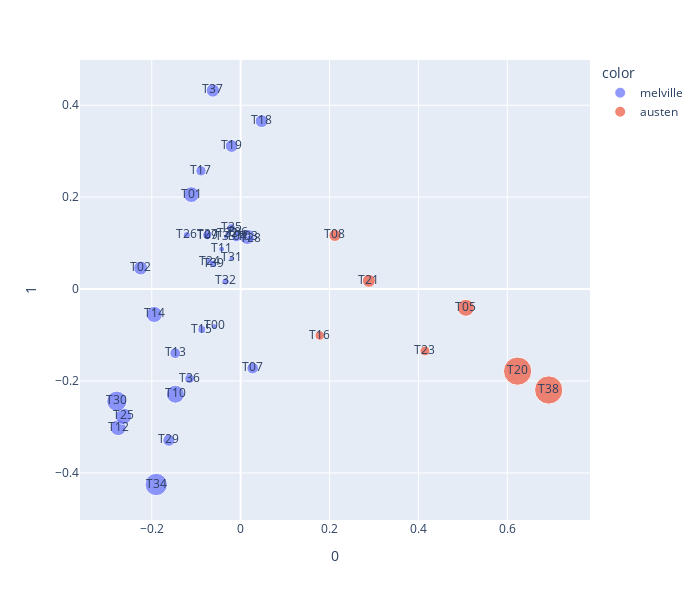

The notebook cell this image was saved under:
### Code cell
px.scatter(THETA_COMPS.reset_index(), 0, 1, 
           size=TOPICS.doc_weight_sum, 
           color=TOPICS.author, 
           text='topic_id', 
           hover_name=TOPICS.label, 
           height=600, width=700)

### Figure 1 — Plotly figure (JSON) as saved in the notebook; plotly's stock layout.template omitted (floating-point values rounded to 4 significant figures)
{"data": [{"hovertemplate": "<b>%{hovertext}</b><br><br>color=melville<br>0=%{x}<br>1=%{y}<br>size=%{marker.size}<br>topic_id=%{text}<extra></extra>", "hovertext": ["T00 passengers, emigrants, steerage, cabin, mess, cook, organ, water, head", "T01 lord, man, men, things, wine, ha, day, way, ah", "T02 sea, air, fish, round, day, trees, groves, water, flowers", "T03 man, way, friend, nature, sort, stranger, confidence, kind, case", "T04 sir, herb, confidence, man, herb doctor, ugh, doctor, dont, boy", "T06 landlord, abbey, gallery, generals, harpooneer, general, man, nose, bed", "T07 doctor, day, country, village, horse, morning, road, house, cocoa", "T09 gods, god, image, lord, idols, images, wine, arms, king", "T10 valley, natives, time, island, house, place, islanders, feet, fruit", "T11 whiteness, teeth, kings, royal, milk, bull, lord, item, issue", "T12 sea, time, land, water, ship, air, day, sight, ships", "T13 man, canoe, time, face, cook, island, head, sort, strangers", "T14 men, time, world, things, years, people, land, times, man", "T15 captain, ship, cabin, voyage, dollars, ships, man, board, hand", "T17 kings, house, king, heart, mind, time, life, people, man", "T18 boy, mother, room, door, man, guide, eyes, world, hand", "T19 world, things, soul, man, heart, life, love, men, thing", "T22 reign, time, men, head, day, sailor, sea, country, watches", "T24 man, day, time, consul, boat, way, ships, tailor, wives", "T25 whale, boat, whales, ship, boats, head, sea, line, way", "T26 isle, lord, king, minstrel, spears, land, royal, throne, shore", "T27 skeleton, lord, feet, bones, sea, things, skull, ribs, brain", "T28 book, thing, volume, paper, books, reading, work, man, hand", "T29 man, men, war, gun, guns, deck, jacket, man war, wars", "T30 sea, ship, deck, night, man, sail, wind, time, hand", "T31 friendship, jacket, auction, need, loan, friend, bags, way, goods", "T32 law, man, court, punishment, laws, code, time, cases, flogging", "T33 guitar, head, mystery, oil, girl, whale, sounds, thing, hair", "T34 man, deck, men, ship, sailors, time, captain, mate, sea", "T35 wife, chimney, table, time, cock, man, house, room, sort", "T36 boots, glass, place, sailors, jacket, friend, sort, sailor, home", "T37 thou, thee, art, brother, oh, face, eyes, heart, thing", "T39 box, gentlemen, man, uncle, leg, operation, water, hand, patient"], "legendgroup": "melville", "marker": {"color": "#636efa", "size": [5.17, 39.76, 31.2, 36.84, 12.61, 9.341, 21.69, 9.556, 51.54, 5.696, 40.78, 18.48, 41.08, 10.19, 16.94, 26.69, 26.3, 5.512, 8.128, 42.64, 8.567, 13.66, 8.864, 23.46, 64.83, 3.833, 9.116, 4.394, 79.26, 12.82, 15.19, 28.21, 9.904], "sizemode": "area", "sizeref": 0.3171, "symbol": "circle"}, "mode": "markers+text", "name": "melville", "orientation": "v", "showlegend": true, "text": ["T00", "T01", "T02", "T03", "T04", "T06", "T07", "T09", "T10", "T11", "T12", "T13", "T14", "T15", "T17", "T18", "T19", "T22", "T24", "T25", "T26", "T27", "T28", "T29", "T30", "T31", "T32", "T33", "T34", "T35", "T36", "T37", "T39"], "type": "scatter", "x": [-0.05938, -0.1109, -0.225, 0.01536, -0.00964, -0.006314, 0.02711, -0.0756, -0.1468, -0.04277, -0.2756, -0.1473, -0.1944, -0.0874, -0.08923, 0.04731, -0.02024, -0.0291, -0.06997, -0.2635, -0.1213, -0.07494, 0.02175, -0.1615, -0.2787, -0.02096, -0.03396, -0.0331, -0.19, -0.02144, -0.115, -0.06254, -0.06221], "xaxis": "x", "y": [-0.08117, 0.2055, 0.04577, 0.1136, 0.1123, 0.122, -0.172, 0.1148, -0.2288, 0.08689, -0.3016, -0.1394, -0.05526, -0.08816, 0.2572, 0.3654, 0.3113, 0.1199, 0.05971, -0.2768, 0.1173, 0.1181, 0.11, -0.329, -0.244, 0.06679, 0.01664, 0.1138, -0.4252, 0.1324, -0.1948, 0.4321, 0.05471], "yaxis": "y"}, {"hovertemplate": "<b>%{hovertext}</b><br><br>color=austen<br>0=%{x}<br>1=%{y}<br>size=%{marker.size}<br>topic_id=%{text}<extra></extra>", "hovertext": ["T05 father, mother, family, years, brother, time, aunt, child, daughter", "T08 room, door, house, moment, time, bed, night, hand, street", "T16 thing, oh, body, way, day, world, sort, word, voice", "T20 time, feelings, heart, mind, moment, letter, happiness, subject, friend", "T21 man, barber, gentleman, men, sort, world, time, life, person", "T23 oh, ball, sir, evening, way, yes, room, partner, table", "T38 time, day, house, thing, room, sister, man, pleasure, home"], "legendgroup": "austen", "marker": {"color": "#EF553B", "size": [45.8, 23.37, 14.26, 126.6, 27.04, 15.83, 126.8], "sizemode": "area", "sizeref": 0.3171, "symbol": "circle"}, "mode": "markers+text", "name": "austen", "orientation": "v", "showlegend": true, "text": ["T05", "T08", "T16", "T20", "T21", "T23", "T38"], "type": "scatter", "x": [0.507, 0.2122, 0.1781, 0.6233, 0.2887, 0.4148, 0.6933], "xaxis": "x", "y": [-0.04081, 0.1167, -0.1012, -0.1786, 0.01793, -0.1347, -0.2196], "yaxis": "y"}], "layout": {"height": 600, "legend": {"itemsizing": "constant", "title": {"text": "color"}, "tracegroupgap": 0}, "margin": {"t": 60}, "width": 700, "xaxis": {"anchor": "y", "autorange": true, "domain": [0, 1], "range": [-0.3618, 0.7866], "title": {"text": "0"}, "type": "linear"}, "yaxis": {"anchor": "x", "autorange": true, "domain": [0, 1], "range": [-0.5024, 0.4984], "title": {"text": "1"}, "type": "linear"}}}
